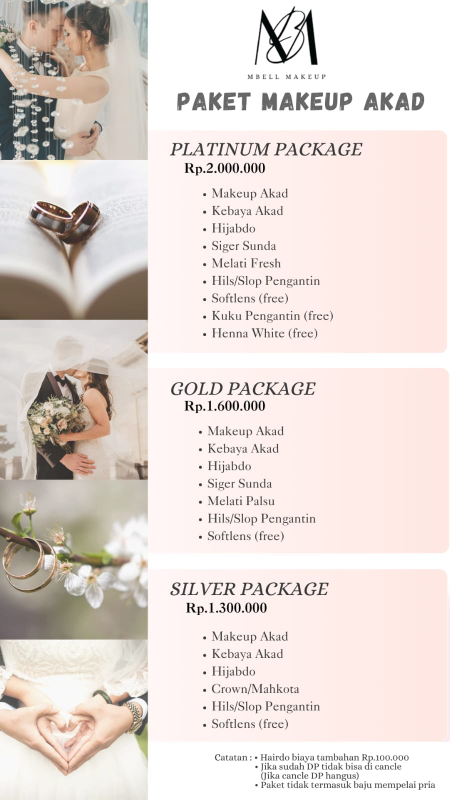
#> input picture src/assets/akad-makeup.jpeg, 899 x 1599 px (shown at 1/2 size); its folder holds only this picture in this run
$ python downSizeWebP.py
#> lines starting #> are read from the running program, lines starting #| are printed output that depends on the picture
from PIL import Image
import os

# --- CONFIG ---
BASE_DIR = r"C:\codingVibes\myPortfolio\mbell\mbell\src"  # root folder assets
FOLDERS = [
    "assets"
]
MAX_SIZE = 1280      # max width/height
QUALITY = 70         # WebP quality

# --- FUNCTION TO PROCESS IMAGES ---
def convert_folder_to_webp(folder_path):
    for root, dirs, files in os.walk(folder_path):
        for file in files:
            if file.lower().endswith((".jpg", ".jpeg", ".png")):
                try:
                    file_path = os.path.join(root, file)
                    img = Image.open(file_path).convert("RGB")
#> img is the input picture: PIL image 899x1599 RGB; mean R, G, B 228.1, 217.4, 212.6
                    img.thumbnail((MAX_SIZE, MAX_SIZE))  # maintain aspect ratio
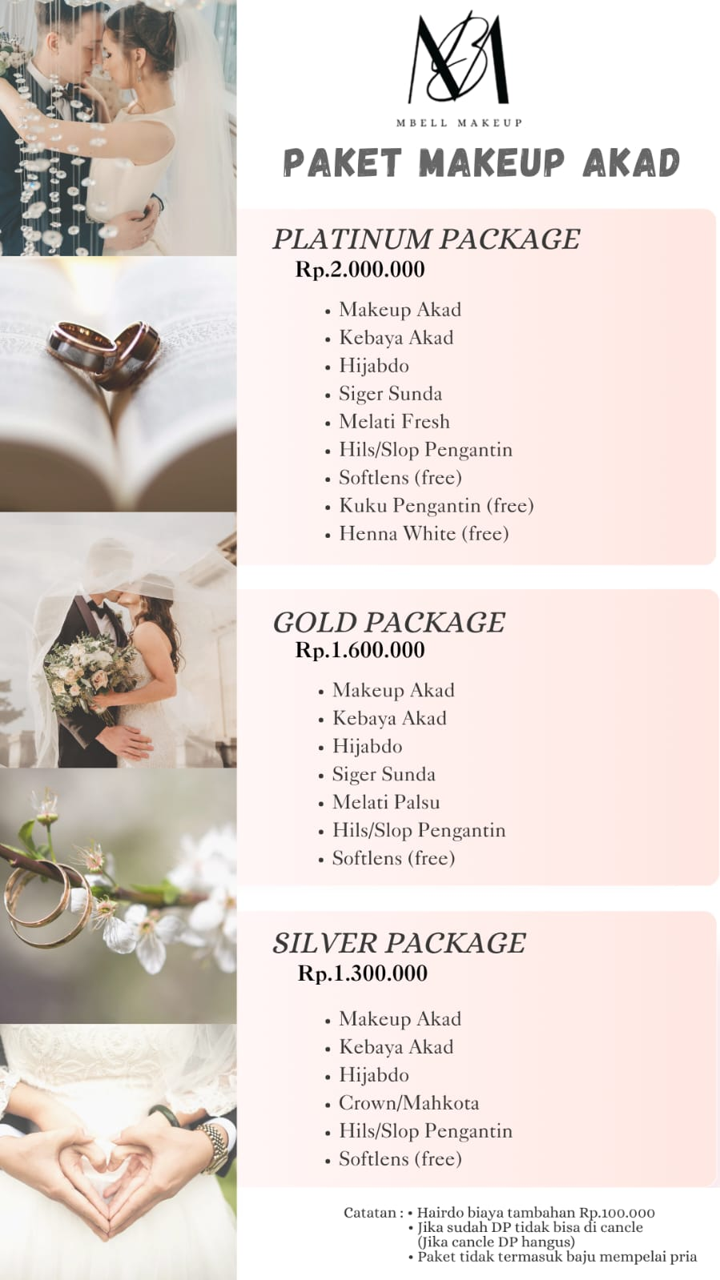
#> img: PIL image 720x1280 RGB; mean R, G, B 228.1, 217.4, 212.6
                    webp_file = os.path.splitext(file_path)[0] + ".webp"
                    img.save(webp_file, "WEBP", quality=QUALITY)
                    print(f"✅ Converted: {file_path} → {webp_file}")
                except Exception as e:
                    print(f"❌ Failed: {file_path} | Error: {e}")

# --- MAIN PROCESS ---
for folder in FOLDERS:
    folder_path = os.path.join(BASE_DIR, folder)
    if os.path.exists(folder_path):
        convert_folder_to_webp(folder_path)
    else:
        print(f"⚠ Folder not found: {folder_path}")

print("🎉 All done! WebP conversion completed.")
